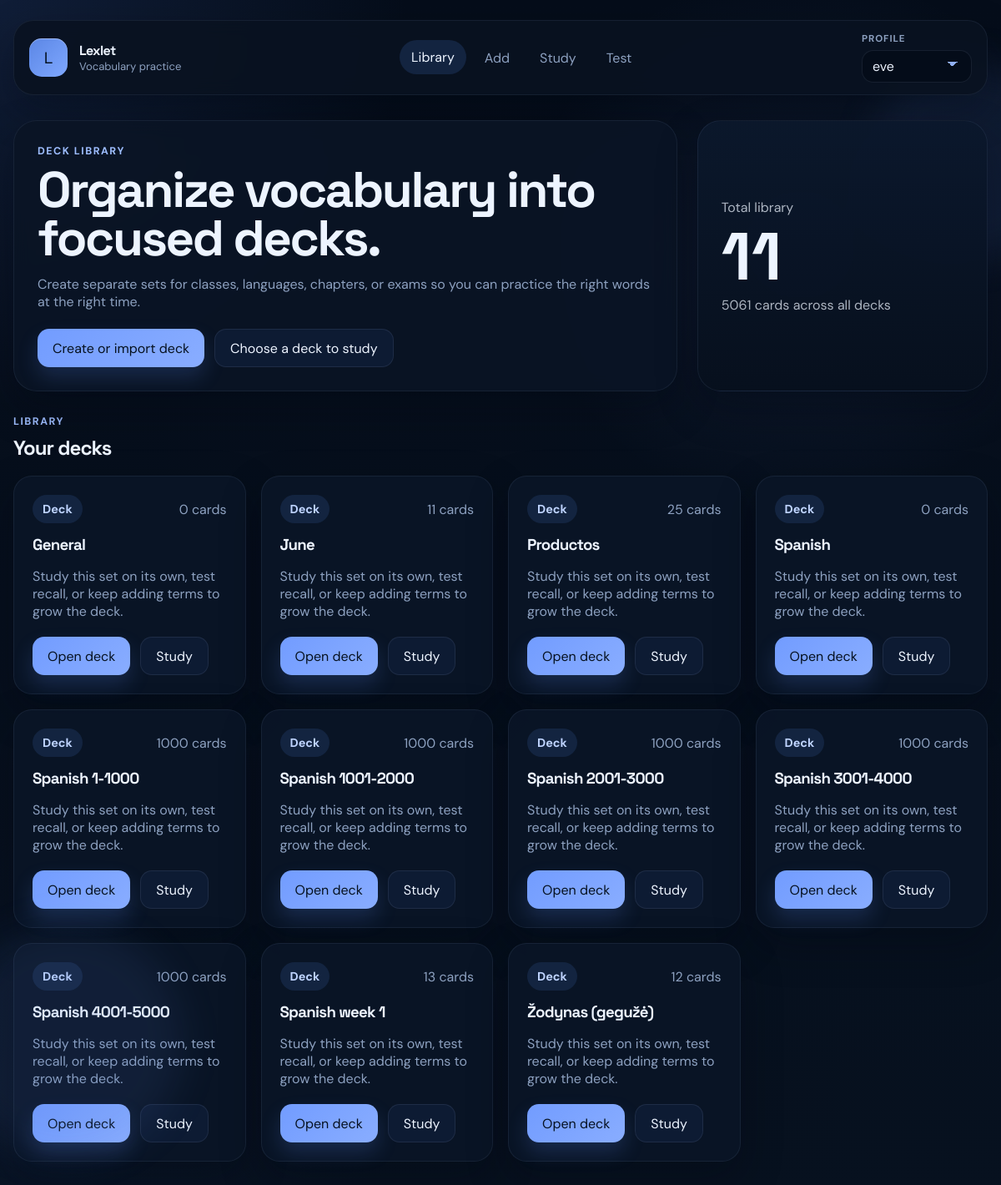
The page / on the database its author committed.
### tables this page shows
CREATE TABLE decks (
            id INTEGER PRIMARY KEY AUTOINCREMENT,
            name TEXT NOT NULL UNIQUE
        , profile_id INTEGER);

### app.py (the view)
@app.route("/")
def index():
    conn = get_db()
    active_profile_id = get_active_profile_id(conn)
    decks = get_all_decks(conn, active_profile_id)
    total_cards = conn.execute("""
        SELECT COUNT(*)
        FROM cards c
        JOIN decks d ON d.id = c.deck_id
        WHERE d.profile_id = ?
    """, (active_profile_id,)).fetchone()[0]
    conn.close()
    return render_template("index.html", decks=decks, total_cards=total_cards)

### app.py (called while the page is built)
def get_db():
    conn = sqlite3.connect(DB_NAME)
    conn.row_factory = sqlite3.Row
    return conn

def get_profiles(conn):
    return conn.execute("SELECT id, name FROM profiles ORDER BY name COLLATE NOCASE").fetchall()

def get_active_profile_id(conn):
    stored_profile_id = session.get("active_profile_id")
    if stored_profile_id:
        existing = conn.execute("SELECT id FROM profiles WHERE id = ?", (stored_profile_id,)).fetchone()
        if existing:
            return stored_profile_id
    eve = conn.execute("SELECT id FROM profiles WHERE lower(name) = 'eve'").fetchone()
    if eve:
        session["active_profile_id"] = eve["id"]
        return eve["id"]
    first_profile = conn.execute("SELECT id FROM profiles ORDER BY id LIMIT 1").fetchone()
    if first_profile:
        session["active_profile_id"] = first_profile["id"]
        return first_profile["id"]
    return None

def get_all_decks(conn, profile_id):
    return conn.execute("""
        SELECT d.id, d.name, COUNT(c.id) AS card_count
        FROM decks d
        LEFT JOIN cards c ON c.deck_id = d.id
        WHERE d.profile_id = ?
        GROUP BY d.id, d.name
        ORDER BY d.name COLLATE NOCASE
    """, (profile_id,)).fetchall()

@app.context_processor
def inject_profile_state():
    conn = get_db()
    profiles = get_profiles(conn)
    active_profile_id = get_active_profile_id(conn)
    active_profile = conn.execute(
        "SELECT id, name FROM profiles WHERE id = ?",
        (active_profile_id,),
    ).fetchone()
    conn.close()
    return {"profiles": profiles, "active_profile": active_profile}

### templates/index.html (shortened to what this page needs)
{% extends "base.html" %}
{% block content %}
<section class="hero">
    <div>
        <p class="eyebrow">Deck library</p>
        <h1>Organize vocabulary into focused decks.</h1>
        <p class="hero-copy">Create separate sets for classes, languages, chapters, or exams so you can practice the right words at the right time.</p>
        <div class="hero-actions">
            <a class="button button-primary" href="{{ url_for('add_card') }}">Create or import deck</a>
            <a class="button button-secondary" href="{{ url_for('study') }}">Choose a deck to study</a>
        </div>
    </div>
    <aside class="hero-panel">
        <p>Total library</p>
        <strong>{{ decks|length }}</strong>
        <span>{{ total_cards }} {{ "card" if total_cards == 1 else "cards" }} across all decks</span>
    </aside>
</section>
<section class="section-header">
    <div>
        <p class="eyebrow">Library</p>
        <h2>Your decks</h2>
    </div>
</section>
{% if decks %}
<section class="deck-grid">
    {% for deck in decks %}
    <article class="deck-card deck-card-clickable" data-href="{{ url_for('deck_detail', deck_id=deck.id) }}" tabindex="0" role="link" aria-label="Open {{ deck.name }} deck">
        <div class="card-meta">
            <span class="chip">Deck</span>
            <span class="deck-count">{{ deck.card_count }} {{ "card" if deck.card_count == 1 else "cards" }}</span>
        </div>
        <h3>{{ deck.name }}</h3>
        <p>Study this set on its own, test recall, or keep adding terms to grow the deck.</p>
        <div class="deck-actions">
            <a class="button button-primary" href="{{ url_for('deck_detail', deck_id=deck.id) }}">Open deck</a>
            <a class="button button-secondary" href="{{ url_for('study', deck_id=deck.id) }}">Study</a>
        </div>
    </article>
    {% endfor %}
</section>
{% endif %}
{% endblock %}

### static/style.css (style rules this page uses)
:root { --bg: #050d1a; --bg-deep: #091224; --surface: rgba(10, 20, 37, 0.9); --surface-strong: #0d1b33; --surface-muted: #132440; --text: #edf4ff; --text-soft: #8da1c0; --line: rgba(173, 196, 230, 0.1); --primary: #729cff; --primary-deep: #9ebeff; --accent: #bfd4ff; --good: #67d5a3; --bad: #ff8b94; --shadow: 0 20px 50px rgba(2, 7, 16, 0.3); --radius-xl: 28px; --radius-lg: 22px; --radius-md: 16px; }
* { box-sizing: border-box; }
html { scroll-behavior: smooth; }
body { margin: 0; min-height: 100vh; font-family: "DM Sans", sans-serif; color: var(--text); background: radial-gradient(circle at top left, rgba(67, 105, 190, 0.18), transparent 26%), radial-gradient(circle at 80% 20%, rgba(93, 130, 216, 0.1), transparent 22%), radial-gradient(circle at bottom left, rgba(20, 42, 82, 0.14), transparent 24%), linear-gradient(180deg, var(--bg) 0%, #07111f 100%); -webkit-text-size-adjust: 100%; }
a { color: inherit; text-decoration: none; }
.topbar, .hero, .hero-panel, .card-item, .selection-panel, .form-panel, .info-panel, .empty-state, .prompt-card, .result-banner, .study-card, .test-shell { position: relative; z-index: 1; }
.brand strong, h1, h2, h3 { font-family: "Space Grotesk", sans-serif; letter-spacing: -0.04em; }
.hero, .split-layout, .section-header, .test-header { display: grid; gap: 24px; }
.hero { grid-template-columns: minmax(0, 1.6fr) minmax(260px, 0.7fr); align-items: stretch; margin-bottom: 28px; }
.hero > div, .hero-panel, .selection-panel, .info-panel, .form-panel, .prompt-card, .empty-state, .result-banner, .test-shell { padding: 28px; background: var(--surface); border: 1px solid rgba(180, 203, 255, 0.08); border-radius: var(--radius-xl); box-shadow: var(--shadow); backdrop-filter: blur(10px); }
.hero h1, .split-layout h1, .test-shell h1 { margin: 10px 0 12px; font-size: clamp(2.2rem, 5vw, 4.4rem); line-height: 0.96; }
.hero-copy, .section-copy, .info-panel p, .empty-state p, .card-item p, .prompt-card h2, .result-banner p { color: var(--text-soft); }
.hero-panel { display: flex; flex-direction: column; justify-content: center; gap: 8px; background: linear-gradient(180deg, rgba(11, 24, 44, 0.98), rgba(7, 16, 30, 0.98)); color: #edf4ff; }
.hero-panel p, .hero-panel span { margin: 0; color: rgba(237, 244, 255, 0.72); }
.hero-panel strong { font-family: "Space Grotesk", sans-serif; font-size: clamp(2.4rem, 8vw, 5rem); line-height: 1; }
.eyebrow, .prompt-label { margin: 0; font-size: 0.78rem; font-weight: 700; letter-spacing: 0.12em; text-transform: uppercase; color: var(--primary-deep); }
.hero-actions, .form-actions { display: flex; flex-wrap: wrap; gap: 12px; margin-top: 22px; }
.button, .icon-button { display: inline-flex; align-items: center; justify-content: center; min-height: 46px; padding: 0 18px; border-radius: 14px; transition: transform 0.2s ease, box-shadow 0.2s ease, background 0.2s ease; }
.button-primary { background: linear-gradient(135deg, var(--primary), #89adff); color: #06111f; box-shadow: 0 12px 24px rgba(95, 143, 255, 0.18); }
.button-secondary { background: var(--surface-strong); color: var(--text); border: 1px solid var(--line); }
.section-header { grid-template-columns: 1fr auto; align-items: end; margin-bottom: 18px; }
.section-header h2, .section-header h1 { margin: 8px 0 0; }
.card-grid, .deck-grid, .study-grid { display: grid; gap: 18px; }
.card-grid, .deck-grid { grid-template-columns: repeat(auto-fit, minmax(240px, 1fr)); }
.card-item, .deck-card { padding: 22px; background: rgba(10, 21, 39, 0.92); border: 1px solid rgba(180, 203, 255, 0.08); border-radius: var(--radius-lg); box-shadow: var(--shadow); }
.deck-card-clickable { cursor: pointer; transition: transform 0.2s ease, border-color 0.2s ease, box-shadow 0.2s ease; }
.card-meta { display: flex; align-items: center; justify-content: space-between; gap: 16px; }
.card-item h3, .deck-card h3, .prompt-card h2 { margin: 14px 0 10px; }
.deck-card p, .deck-count { color: var(--text-soft); }
.deck-actions { display: flex; flex-wrap: wrap; gap: 12px; margin-top: 20px; }
.chip, .study-badge, .info-chip { display: inline-flex; align-items: center; width: fit-content; padding: 8px 12px; border-radius: 999px; background: var(--surface-muted); color: var(--accent); font-size: 0.9rem; font-weight: 700; }

### rows shown on the page
decks: card_count "0", card_count "cards", name "General"
decks: card_count "11", card_count "cards", name "June"
decks: card_count "25", card_count "cards", name "Productos"
decks: card_count "0", card_count "cards", name "Spanish"
decks: card_count "1000", card_count "cards", name "Spanish 1-1000"
decks: card_count "1000", card_count "cards", name "Spanish 1001-2000"
decks: card_count "1000", card_count "cards", name "Spanish 2001-3000"
decks: card_count "1000", card_count "cards", name "Spanish 3001-4000"
decks: card_count "1000", card_count "cards", name "Spanish 4001-5000"
decks: card_count "13", card_count "cards", name "Spanish week 1"
decks: card_count "12", card_count "cards", name "Žodynas (gegužė)"

### other values the page prints
{{ decks|length }} "11"
{{ total_cards }} "5061"
{{ "card" if total_cards == 1 else "cards" }} "cards"
form field profile_id "eve"
